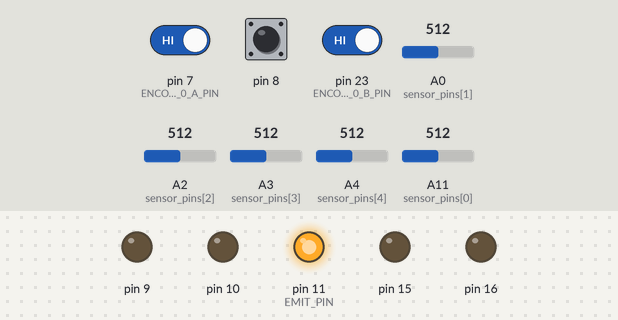
Bench run of a sketch on a simulated Arduino Leonardo, built with avr-gcc and run on an emulated ATmega32U4. Shown: output pins drawn as LEDs (lit = HIGH). The test bench sets the inputs (shaded band); at power-on: A0 (sensor_pins[1]) = 512, A2 (sensor_pins[2]) = 512, A3 (sensor_pins[3]) = 512, A11 (sensor_pins[0]) = 512, pin 7 (ENCODER_0_A_PIN) HIGH, pin 8 HIGH, A4 (sensor_pins[4]) = 512, pin 23 (ENCODER_0_B_PIN) HIGH. What the sketch prints to the serial monitor is not drawn.

Above: at 6.7 s.
6.8 s: A0 (sensor_pins[1]) set to 529
8.3 s: A0 (sensor_pins[1]) set to 550
At 10.5 s:
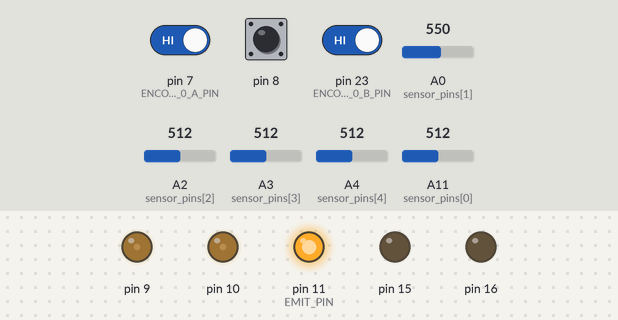
11.3 s: A2 (sensor_pins[2]) set to 527
At 12.2 s:
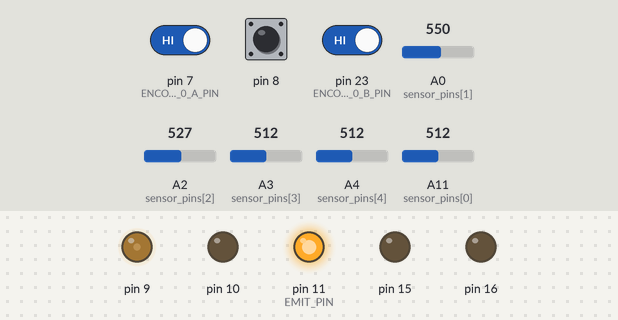
13.0 s: A3 (sensor_pins[3]) set to 716
At 13.7 s:
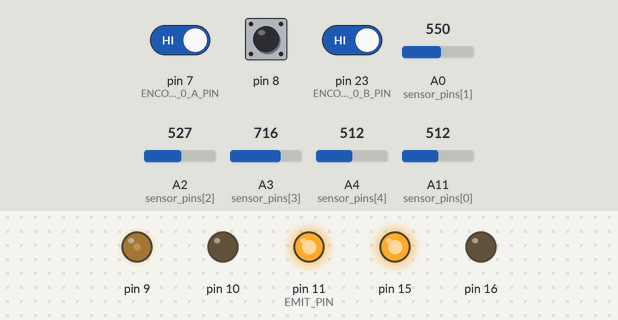
16.0 s: A11 (sensor_pins[0]) set to 716
At 17.8 s:
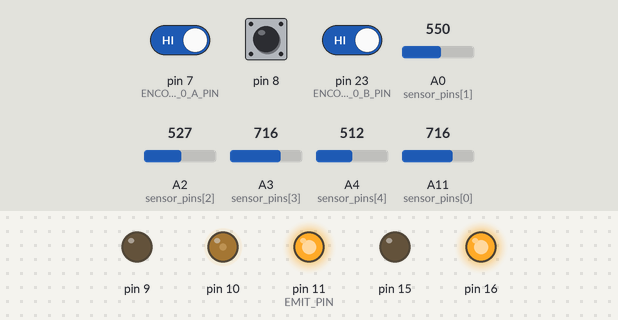
19.0 s: A2 (sensor_pins[2]) set to 170
Timing chart, 0 to 22.0 s (numbered marks = the images above; inputs shaded):
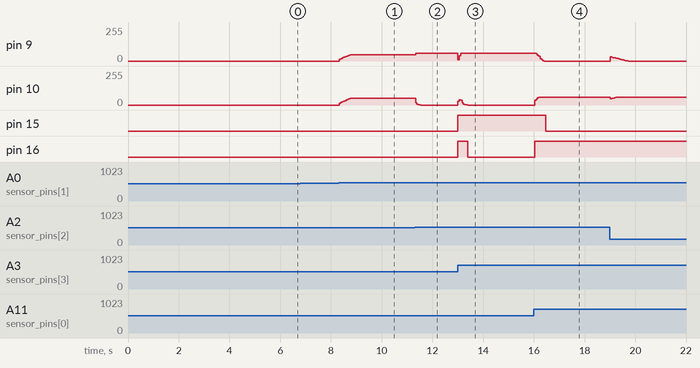

Measured:
- the behaviour switches between 541 and 542 on A0 (sensor_pins[1]) (found by bisection; images 0 and 1)
- the behaviour switches between 513 and 514 on A2 (sensor_pins[2]) (found by bisection; images 1 and 2)
- after the input at 6.8 s, every drawn part: stays the same
- after the input at 8.3 s, pin 9: moves from 0/255 to 48/255 over 1.0 s, starting at once; pin 10: moves from 0/255 to 50/255 over 1.0 s, starting at once
- after the input at 11.3 s, pin 9: 48/255 → 58/255 at once; pin 10: 50/255 → 0/255 at once
- after the input at 13.0 s, pin 9: 58/255 → 10/255 at once, → 41/255 0.05 s later, → 57/255 0.05 s later, → 58/255 0.05 s later; pin 10: rises from 0/255 to 39/255 in 0.05 s, then falls to 0/255 in 0.32 s; pin 15: LOW → HIGH at once; pin 16: LOW → HIGH at once, → LOW 0.38 s later
- after the input at 16.0 s, pin 9: 58/255 → 0/255 after 0.09 s; pin 10: 0/255 → 60/255 at once; pin 15: HIGH → LOW after 0.47 s; pin 16: LOW → HIGH at once

The sketch:

follower.ino
```cpp
#include "Motors.h"
#include "PID.h"
#include "Kinematics.h"
#include "LineSensors.h"
#include <math.h>
#include "Encoders.h"

// ========== 基础组件 ==========
Motors_c motors;
Kinematics_c pose;
LineSensors_c line_sensors;

PID_c distance_pid;  // 用于距离控制的PID（控制前进速度）
PID_c direction_pid; // 用于方向控制的PID（控制转向）

// ========== 速度估计变量 ==========
unsigned long speed_est_ts = 0;
#define SPEED_EST_MS 10
long last_e0 = 0;
long last_e1 = 0;
float speed_right = 0.0f;
float speed_left  = 0.0f;

// ========== Leader跟随参数 ==========
const bool DEBUG_SERIAL = true;

// ========== 方向控制参数（使用所有传感器加权平均）==========
const float SIDE_SENSOR_THRESHOLD = 20.0f; // 传感器检测阈值（相对于背景）

// ========== PID控制参数 ==========
// 距离PID参数（控制前进速度）
const float DISTANCE_KP = 1.2f;         // 比例增益：对距离误差的响应速度
const float DISTANCE_KI = 0.01f;        // 积分增益：消除稳态误差
const float DISTANCE_KD = 0.5f;         // 微分增益：抑制超调

// 方向PID参数（控制转向）- 加权平均法优化
const float DIRECTION_KP = 0.5f;        // 比例增益：降低以适应加权平均（更平滑）
const float DIRECTION_KI = 0.01f;       // 积分增益：稍微提高以消除稳态误差
const float DIRECTION_KD = 0.6f;        // 微分增益：提高以抑制震荡

// ========== 距离控制参数（6-10cm目标距离）==========
// IR信号阈值（这些值需要根据实际测试调整）
// ⚠️ 注意：在某些环境下，Leader会"遮挡"环境光，导致读数下降（负值）
// 因此使用绝对值来判断距离：|IR信号|越大 = 距离越近
const float IR_TARGET_DISTANCE = 25.0f;  // 目标距离的IR信号值（|IR|，约8cm）
const float IR_TOO_FAR = 10.0f;          // 太远时的IR信号变化（绝对值，检测阈值）
const float IR_MAX_DISTANCE = 60.0f;     // 最大允许距离对应的IR值（用于限制）

// 背景IR值（启动时校准）
float background_ir[NUM_SENSORS] = {0};
float background_avg = 0.0f;

// ========== 读取IR信号强度 ==========
// 返回5个线传感器的平均IR强度（用于距离判断）
float getIRSignalStrength() {
  line_sensors.readSensorsADC();
  float total = 0.0f;
  for (int i = 0; i < NUM_SENSORS; i++) {
    total += line_sensors.readings[i];
  }
  return total / NUM_SENSORS;
}

// ========== 获取中间传感器的IR强度（用于距离测量）==========
// 使用中间三个传感器（1,2,3）的平均值，更稳定
float getCenterIRStrength() {
  line_sensors.readSensorsADC();
  float center_avg = (line_sensors.readings[1] + line_sensors.readings[2] + line_sensors.readings[3]) / 3.0f;
  return center_avg;
}

// ========== 使用所有传感器计算方向（加权平均法）==========
// 返回值：负数=leader在左侧，正数=leader在右侧，0=居中
// 类似于巡线的加权平均，计算IR信号的"重心"位置
float getDirectionFromAllSensors() {
  line_sensors.readSensorsADC();

  // 计算每个传感器相对于背景的信号变化（绝对值）
  float signals[NUM_SENSORS];
  float total_signal = 0.0f;

  for (int i = 0; i < NUM_SENSORS; i++) {
    signals[i] = fabs(line_sensors.readings[i] - background_ir[i]);
    total_signal += signals[i];
  }

  // 如果总信号太弱，说明没有检测到Leader
  if (total_signal < SIDE_SENSOR_THRESHOLD * 2) {
    return 0.0f;  // 信号太弱，保持直行
  }

  // 计算加权位置（重心）
  // 传感器位置权重：0=-2, 1=-1, 2=0, 3=+1, 4=+2
  // 负值=左侧，正值=右侧，0=中间
  float weighted_sum = 0.0f;
  float weights[NUM_SENSORS] = {-2.0f, -1.0f, 0.0f, 1.0f, 2.0f};

  for (int i = 0; i < NUM_SENSORS; i++) {
    weighted_sum += signals[i] * weights[i];
  }

  // 计算方向误差（归一化）
  // 除以total_signal进行归一化，范围大约在[-2, +2]
  float direction_error = weighted_sum / total_signal;

  // 放大误差值，使其更容易控制
  // 乘以50使其范围变为[-100, +100]左右
  return direction_error * 50.0f;
}

// ========== 更新位姿 ==========
void updatePose(){
  static unsigned long pose_ts = 0;
  if ( millis() - pose_ts >= 10 ) {
    pose_ts = millis();
    pose.update();
  }
}

// ========== PID跟随Leader（平滑距离和方向控制）==========
void followLeaderImproved() {
  // 控制更新频率（每50ms）
  static unsigned long control_ts = 0;
  if (millis() - control_ts < 50) {
    return;  // 未到更新时间
  }
  control_ts = millis();

  // ========== 1. 读取传感器数据 ==========
  // 方向：使用所有5个传感器计算"重心"位置
  float direction_error = getDirectionFromAllSensors();

  // 距离：使用中间传感器的平均IR强度
  float center_ir = getCenterIRStrength();
  float ir_signal = center_ir - (background_ir[1] + background_ir[2] + background_ir[3]) / 3.0f;

  // ⚠️ 使用绝对值判断距离（因为Leader可能降低而非增强读数）
  float ir_signal_abs = fabs(ir_signal);

  // ========== 2. 检查是否检测到Leader ==========
  if (ir_signal_abs < IR_TOO_FAR) {
    // 信号变化太弱，未检测到Leader
    motors.setPWM(0, 0);
    distance_pid.reset();
    direction_pid.reset();

    if (DEBUG_SERIAL) {
      static unsigned long debug_ts = 0;
      if (millis() - debug_ts >= 500) {
        debug_ts = millis();
        Serial.println("未检测到Leader - 停止");
        Serial.print("IR信号: "); Serial.print(ir_signal, 2);
        Serial.print(" | |IR|: "); Serial.print(ir_signal_abs, 2);
        Serial.print(" | 阈值: "); Serial.println(IR_TOO_FAR, 2);
      }
    }
    return;
  }

  // ========== 3. 距离PID控制（平滑前进速度）==========
  // 目标：保持IR信号在IR_TARGET_DISTANCE
  // ir_signal_abs越大=越近，越小=越远
  // 误差：当前距离 - 目标距离（用IR值表示）
  float distance_error = ir_signal_abs - IR_TARGET_DISTANCE;

  // 使用PID计算前进速度调整量
  // 如果太近(distance_error>0)，PID输出负值，减速或后退
  // 如果太远(distance_error<0)，PID输出正值，加速前进
  float forward_speed = distance_pid.update(IR_TARGET_DISTANCE, ir_signal_abs);

  // 限制前进速度范围
  forward_speed = constrain(forward_speed, -50, 50);

  // 状态判断（用于调试）
  String distance_status = "";
  if (fabs(distance_error) < 5.0f) {
    distance_status = "最佳距离";
  } else if (distance_error > 0) {
    distance_status = "稍近";
  } else {
    distance_status = "稍远";
  }

  // ========== 4. 方向PID控制（平滑转向）==========
  // 目标：方向误差为0（Leader在正前方）
  // direction_error: 负=左侧，正=右侧
  float turn_adjustment = 0.0f;
  String direction_status = "";

  if (direction_error == 0.0f) {
    // Leader在正前方，不需要转向
    turn_adjustment = 0.0f;
    direction_status = "直行";
    direction_pid.reset();
  } else {
    // 使用PID计算转向调整量
    // 目标是0，当前是direction_error
    // ⚠️ 加负号：direction_error<0(左侧有信号)时，PID产生正输出，取反后变负值→左转
    turn_adjustment = -direction_pid.update(0.0f, direction_error);

    // 限制转向范围
    turn_adjustment = constrain(turn_adjustment, -40, 40);

    if (direction_error < 0) {
      direction_status = "左转";
    } else {
      direction_status = "右转";
    }
  }

  // ========== 5. 转向时适当减速（提高稳定性）==========
  float turn_factor = fabs(turn_adjustment) / 40.0f;  // 0-1
  if (turn_factor > 0.5f) {
    forward_speed *= 0.8f;  // 大幅转向时减速20%
  }

  // ========== 6. 计算左右轮PWM ==========
  // turn_adjustment为负时左转（左轮慢，右轮快）
  // turn_adjustment为正时右转（左轮快，右轮慢）
  float left_pwm = forward_speed + turn_adjustment;
  float right_pwm = forward_speed - turn_adjustment;

  // 限制PWM范围
  left_pwm = constrain(left_pwm, -60, 60);
  right_pwm = constrain(right_pwm, -60, 60);

  // ========== 7. 设置电机 ==========
  motors.setPWM((int)left_pwm, (int)right_pwm);

  // ========== 8. 调试输出 ==========
  if (DEBUG_SERIAL) {
    static unsigned long debug_ts = 0;
    if (millis() - debug_ts >= 200) {
      debug_ts = millis();

      // 输出所有传感器原始读数
      Serial.print("传感器原始 | ");
      for (int i = 0; i < NUM_SENSORS; i++) {
        Serial.print("S"); Serial.print(i); Serial.print(":");
        Serial.print((int)line_sensors.readings[i]);
        if (i < NUM_SENSORS - 1) Serial.print(" ");
      }
      Serial.println();

      // 输出信号变化（方便看哪个传感器检测到Leader）
      Serial.print("信号变化 | ");
      for (int i = 0; i < NUM_SENSORS; i++) {
        float signal_change = fabs(line_sensors.readings[i] - background_ir[i]);
        Serial.print("S"); Serial.print(i); Serial.print(":");
        Serial.print((int)signal_change);
        if (i < NUM_SENSORS - 1) Serial.print(" ");
      }
      Serial.println();

      // 输出控制状态
      Serial.print("PID控制 | |IR|: "); Serial.print(ir_signal_abs, 1);
      Serial.print(" | 目标: "); Serial.print(IR_TARGET_DISTANCE, 1);
      Serial.print(" | 距离误差: "); Serial.print(distance_error, 1);
      Serial.print(" | 方向误差: "); Serial.print(direction_error, 1);
      Serial.println();

      Serial.print("输出 | 前进: "); Serial.print((int)forward_speed);
      Serial.print(" | 转向: "); Serial.print((int)turn_adjustment);
      Serial.print(" | PWM L/R: "); Serial.print((int)left_pwm);
      Serial.print("/"); Serial.print((int)right_pwm);
      Serial.println();

      // 输出状态
      Serial.print("状态 | 距离: "); Serial.print(distance_status);
      Serial.print(" | 方向: "); Serial.print(direction_status);
      Serial.println();
      Serial.println("---");
    }
  }
}

// ========== 校准背景IR值 ==========
void calibrateBackground() {
  Serial.println("\n开始校准背景IR值...");
  Serial.println("请确保Leader尚未启动或距离较远");
  delay(2000);

  // 采样10次取平均
  for (int sample = 0; sample < 10; sample++) {
    line_sensors.readSensorsADC();
    for (int i = 0; i < NUM_SENSORS; i++) {
      background_ir[i] += line_sensors.readings[i];
    }
    delay(50);
  }

  // 计算平均值
  background_avg = 0.0f;
  for (int i = 0; i < NUM_SENSORS; i++) {
    background_ir[i] /= 10.0f;
    background_avg += background_ir[i];
  }
  background_avg /= NUM_SENSORS;

  Serial.println("背景IR校准完成：");
  Serial.print("背景平均值: "); Serial.println(background_avg, 2);
  Serial.print("各传感器背景值: ");
  for (int i = 0; i < NUM_SENSORS; i++) {
    Serial.print(background_ir[i], 1); Serial.print(" ");
  }
  Serial.println();
}

// ========== SETUP ==========
void setup() {
  // 初始化串口
  Serial.begin(9600);
  delay(1000);
  Serial.println("\n\n*** Follower - Leader跟随程序 ***");
  Serial.println("模式：原地旋转跟随（黑色桌面优化）");

  // 初始化电机
  motors.initialise();

  // 初始化编码器
  setupEncoder0();
  setupEncoder1();

  // 初始化位姿
  pose.initialise(0, 0, 0);

  // 初始化线传感器（用于检测Leader的IR信号）
  line_sensors.initialiseForADC();

  // ⚠️ 重要：initialiseForADC()会设置EMIT_PIN为OUTPUT+HIGH
  // 必须在之后重新设置为INPUT来关闭IR发射
  // 根据官方文档：INPUT模式会关闭IR LED
  pinMode(EMIT_PIN, INPUT);  // INPUT = 关闭IR发射，只接收外部IR源

  Serial.println("✓ 线传感器已初始化");
  Serial.println("✓ EMIT_PIN已设置为INPUT（关闭IR发射）");

  // 校准背景IR值
  calibrateBackground();

  // 初始化PID控制器
  Serial.println("\n初始化PID控制器...");

  // 距离PID：目标是保持IR_TARGET_DISTANCE的IR信号值
  distance_pid.initialise(DISTANCE_KP, DISTANCE_KI, DISTANCE_KD);
  distance_pid.setOutputLimits(-50.0f, 50.0f);  // 限制输出范围
  distance_pid.setOutputFilter(0.7f);           // 平滑输出，0.7=较平滑
  distance_pid.reset();

  // 方向PID：目标是方向误差为0
  direction_pid.initialise(DIRECTION_KP, DIRECTION_KI, DIRECTION_KD);
  direction_pid.setOutputLimits(-40.0f, 40.0f); // 限制转向范围
  direction_pid.setOutputFilter(0.6f);          // 平滑转向，0.6=更平滑
  direction_pid.reset();

  Serial.println("✓ PID控制器已初始化");
  Serial.print("  - 距离PID: Kp="); Serial.print(DISTANCE_KP, 2);
  Serial.print(", Ki="); Serial.print(DISTANCE_KI, 3);
  Serial.print(", Kd="); Serial.println(DISTANCE_KD, 2);
  Serial.print("  - 方向PID: Kp="); Serial.print(DIRECTION_KP, 2);
  Serial.print(", Ki="); Serial.print(DIRECTION_KI, 3);
  Serial.print(", Kd="); Serial.println(DIRECTION_KD, 2);

  Serial.println("\n系统初始化完成");
  Serial.println("========================================");
  Serial.println("控制模式：PID平滑跟随");
  Serial.println("方向控制（改进版）：");
  Serial.println("  - 使用所有5个传感器计算IR\"重心\"");
  Serial.println("  - 类似巡线的加权平均法");
  Serial.println("  - 即使侧着也能自动回正");
  Serial.println("  - PID平滑转向，消除抖动");
  Serial.println("距离控制：");
  Serial.print("  - 目标IR信号值: "); Serial.print(IR_TARGET_DISTANCE, 1);
  Serial.println(" (约6-10cm)");
  Serial.println("  - PID平滑速度控制");
  Serial.println("  - 自动保持目标距离");
  Serial.print("  - 检测阈值: |IR| > "); Serial.println(IR_TOO_FAR, 1);
  Serial.println("========================================");
  Serial.println("💡 PID优势：");
  Serial.println("  ✓ 平滑加速/减速，无突变");
  Serial.println("  ✓ 平滑转向，无左右摇摆");
  Serial.println("  ✓ 自动消除稳态误差");
  Serial.println("  ✓ 响应速度和稳定性平衡");
  Serial.println("========================================");
  Serial.println("Follower已准备好，等待检测Leader信号...\n");
  delay(2000);
}

// ========== LOOP ==========
void loop() {
  // 更新位姿
  updatePose();

  // 执行改进的跟随（边缘传感器方向 + 距离控制）
  followLeaderImproved();

  delay(10);
}
```

Encoders.h
```cpp
#ifndef _ENCODERS_H
#define _ENCODERS_H

#define ENCODER_0_A_PIN  7
#define ENCODER_0_B_PIN  23
#define ENCODER_1_A_PIN  26

volatile long count_e0;
volatile byte state_e0;
volatile long count_e1;
volatile byte state_e1;

ISR( INT6_vect ) {
  boolean e0_B = digitalRead( ENCODER_0_B_PIN );
  boolean e0_A = digitalRead( ENCODER_0_A_PIN );

  e0_A = e0_A ^ e0_B;

  state_e0 = state_e0 | ( e0_B  << 3 );
  state_e0 = state_e0 | ( e0_A  << 2 );

  if ( state_e0 == 1 ) {
    count_e0--;
  } else if ( state_e0 == 2) {
    count_e0++;
  } else if ( state_e0 == 4) {
    count_e0++;
  } else if ( state_e0 == 7) {
    count_e0--;
  } else if ( state_e0 == 8) {
    count_e0--;
  } else if ( state_e0 == 11) {
    count_e0++;
  } else if ( state_e0 == 13) {
    count_e0++;
  } else if ( state_e0 == 14) {
    count_e0--;
  }

  state_e0 = state_e0 >> 2;

}

ISR( PCINT0_vect ) {

  boolean e1_B = PINE & (1 << PINE2);

  boolean e1_A = digitalRead( ENCODER_1_A_PIN );

  e1_A = e1_A ^ e1_B;

  state_e1 = state_e1 | ( e1_B  << 3 );
  state_e1 = state_e1 | ( e1_A  << 2 );

  if ( state_e1 == 1 ) {
    count_e1--;
  } else if ( state_e1 == 2) {
    count_e1++;
  } else if ( state_e1 == 4) {
    count_e1++;
  } else if ( state_e1 == 7) {
    count_e1--;
  } else if ( state_e1 == 8) {
    count_e1--;
  } else if ( state_e1 == 11) {
    count_e1++;
  } else if ( state_e1 == 13) {
    count_e1++;
  } else if ( state_e1 == 14) {
    count_e1--;
  }

  state_e1 = state_e1 >> 2;
}

void setupEncoder0()
{
  count_e0 = 0;

  pinMode( ENCODER_0_A_PIN, INPUT );
  pinMode( ENCODER_0_B_PIN, INPUT );

  state_e0 = 0;

  boolean e0_A = digitalRead( ENCODER_0_A_PIN );
  boolean e0_B = digitalRead( ENCODER_0_B_PIN );
  e0_A = e0_A ^ e0_B;

  state_e0 = state_e0 | ( e0_B << 1 );
  state_e0 = state_e0 | ( e0_A << 0 );

  EIMSK = EIMSK & ~(1 << INT6);

  EICRB |= ( 1 << ISC60 );

  EIFR |= ( 1 << INTF6 );

  EIMSK |= ( 1 << INT6 );

}

void setupEncoder1(){

  count_e1 = 0;

  DDRE = DDRE & ~(1 << DDE6);

  PORTE = PORTE | (1 << PORTE2 );

  pinMode( ENCODER_1_A_PIN, INPUT );
  digitalWrite( ENCODER_1_A_PIN, HIGH );

  state_e1 = 0;

  boolean e1_B = PINE & (1 << PINE2);

  boolean e1_A = digitalRead( ENCODER_1_A_PIN );

  e1_A = e1_A ^ e1_B;

  state_e1 = state_e1 | ( e1_B << 1 );
  state_e1 = state_e1 | ( e1_A << 0 );

  PCICR = PCICR & ~( 1 << PCIE0 );

  PCMSK0 |= (1 << PCINT4);

  PCIFR |= (1 << PCIF0);

  PCICR |= (1 << PCIE0);
}

#endif
```

Kinematics.h
```cpp
#ifndef _KINEMATICS_H
#define _KINEMATICS_H

#include <math.h>

extern volatile long count_e0;
extern volatile long count_e1;

const float count_per_rev = 358.3;
const float wheel_radius  = 16.63;
const float wheel_sep     = 43.15;

const float mm_per_count  = ( 2.0 * wheel_radius * PI ) / count_per_rev;

class Kinematics_c {
  public:

    float x,y,theta;

    long last_e1;
    long last_e0;

    Kinematics_c() {

    }

    void initialise( float start_x, float start_y, float start_th ) {
      last_e0 = count_e0;
      last_e1 = count_e1;
      x = start_x;
      y = start_y;
      theta = start_th;
    }

    void update( ) {

        long delta_e1;
        long delta_e0;
        float mean_delta;

        float x_contribution;
        float th_contribution;

        delta_e1 = count_e1 - last_e1;
        delta_e0 = count_e0 - last_e0;

        last_e1 = count_e1;
        last_e0 = count_e0;

        mean_delta = (float)delta_e1;
        mean_delta += (float)delta_e0;
        mean_delta /= 2.0;

        x_contribution = mean_delta * mm_per_count;

        th_contribution = (float)delta_e0;
        th_contribution -= (float)delta_e1;
        th_contribution *= mm_per_count;
        th_contribution /= (wheel_sep *2.0);

        x = x + x_contribution * cos( theta );
        y = y + x_contribution * sin( theta );
        theta = theta + th_contribution;

    }

};

#endif
```

LineSensors.h
```cpp
#ifndef _LINESENSORS_H
#define _LINESENSORS_H

#define NUM_SENSORS 5

const int sensor_pins[ NUM_SENSORS ] = { A11, A0, A2, A3, A4 };

#define EMIT_PIN   11

class LineSensors_c {

  public:

    float readings[ NUM_SENSORS ];

    float minimum[ NUM_SENSORS ];
    float maximum[ NUM_SENSORS ];
    float scaling[ NUM_SENSORS ];

    float calibrated[ NUM_SENSORS ];

    LineSensors_c() {
      for (int i = 0; i < NUM_SENSORS; i++) {
        readings[i] = 0.0;
        calibrated[i] = 0.0;
        minimum[i] = 1023.0;
        maximum[i] = 0.0;
        scaling[i] = 1.0;
      }
    }

    void initialiseForADC() {

      pinMode( EMIT_PIN, OUTPUT );
      digitalWrite( EMIT_PIN, HIGH );

      for( int sensor = 0; sensor < NUM_SENSORS; sensor++ ) {
        pinMode( sensor_pins[sensor], INPUT_PULLUP );
      }

    }

    void readSensorsADC() {

      initialiseForADC();

      for( int sensor = 0; sensor < NUM_SENSORS; sensor++ ) {
        readings[sensor] = (float)analogRead( sensor_pins[sensor] );
      }

    }

    void calcCalibratedADC() {

      readSensorsADC();

      for( int sensor = 0; sensor < NUM_SENSORS; sensor++ ) {
        float range = (maximum[sensor] - minimum[sensor]);
        if (range <= 0.0) range = 1.0;
        scaling[sensor] = 1.0 / range;
        float v = (readings[sensor] - minimum[sensor]) * scaling[sensor];
        calibrated[sensor] = v;
      }

    }

    void initialiseForDigital() {

      pinMode( EMIT_PIN, OUTPUT );
      digitalWrite( EMIT_PIN, HIGH );

    }

    void readSensorsDigital() {
    }

    bool onLine( float threshold = 0.6 ) {
      calcCalibratedADC();
      for (int i = 0; i < NUM_SENSORS; i++) {
        if ( calibrated[i] >= threshold ) return true;
      }
      return false;
    }

};

#endif
```

Source omitted: Motors.h (1448 bytes), PID.h (5120 bytes)
